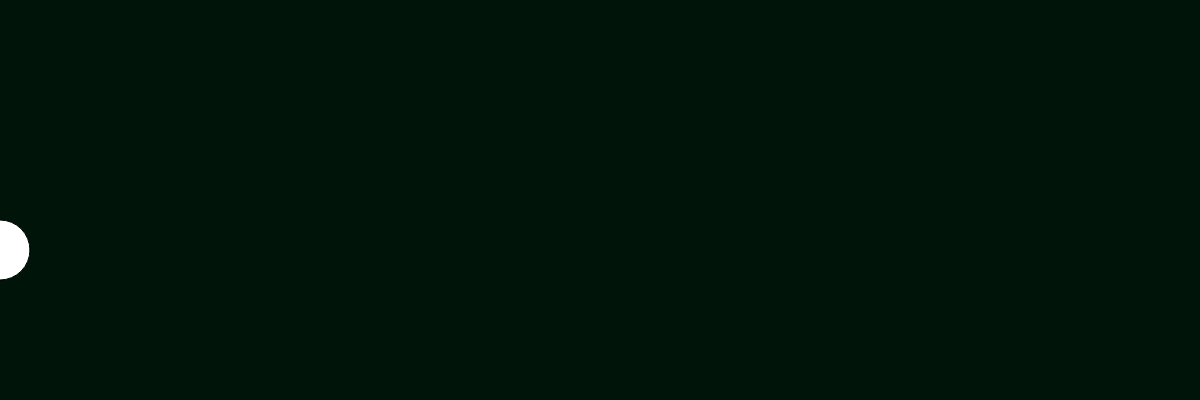
Frame 1 (no input)
Frame 60 (no input): identical to frame 1, image omitted
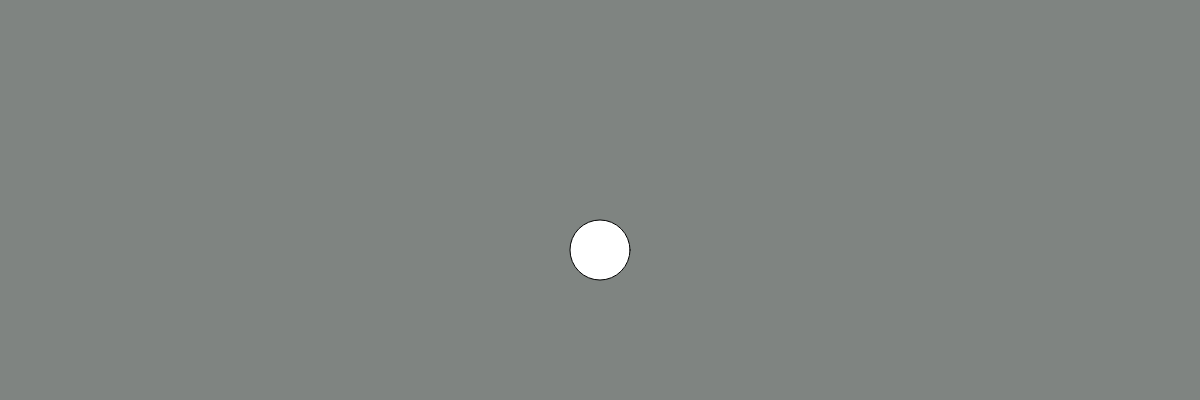
Frame 120 (the mouse pressed at the canvas centre since frame 60)

The p5.js sketch that drew these frames (run headless with seeded random() and noise() and a simulated clock; from frame 60 on, the mouse is pressed at the canvas centre):

// p5.js sketch
// ── sketch.js

var r = 0;
var g = 50;
var b=255;

// INITIALIZE ALL YOUR VARIABLES
// Ideally you would create 3 variables. red blue green or r, g, b


function setup(){
  createCanvas(1200,400);  
}

function draw(){

 r = map(mouseX,1,1200,0,255);
 g = map(mouseX,0,1200,20,244);
 b = map(mouseX,0,1200,10,247);

background(r,g,b);
fill(255);
ellipse(mouseX,250,60,60);

}
